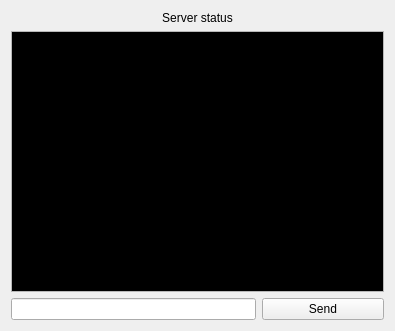
<?xml version="1.0" encoding="UTF-8"?>
<ui version="4.0">
 <class>Widget</class>
 <widget class="QWidget" name="Widget">
  <property name="geometry">
   <rect>
    <x>0</x>
    <y>0</y>
    <width>395</width>
    <height>331</height>
   </rect>
  </property>
  <property name="windowTitle">
   <string>[LoEWCT] Server</string>
  </property>
  <property name="windowIcon">
   <iconset resource="resources.qrc">
    <normaloff>:/btnIcons/icons/server.png</normaloff>:/btnIcons/icons/server.png</iconset>
  </property>
  <layout class="QGridLayout" name="gridLayout">
   <item row="0" column="0" colspan="3">
    <widget class="QLabel" name="status">
     <property name="text">
      <string>Server status</string>
     </property>
     <property name="alignment">
      <set>Qt::AlignCenter</set>
     </property>
    </widget>
   </item>
   <item row="1" column="0" colspan="3">
    <widget class="QPlainTextEdit" name="log">
     <property name="sizePolicy">
      <sizepolicy hsizetype="Expanding" vsizetype="Expanding">
       <horstretch>0</horstretch>
       <verstretch>0</verstretch>
      </sizepolicy>
     </property>
     <property name="palette">
      <palette>
       <active>
        <colorrole role="Text">
         <brush brushstyle="SolidPattern">
          <color alpha="255">
           <red>255</red>
           <green>255</green>
           <blue>255</blue>
          </color>
         </brush>
        </colorrole>
        <colorrole role="BrightText">
         <brush brushstyle="SolidPattern">
          <color alpha="255">
           <red>255</red>
           <green>255</green>
           <blue>255</blue>
          </color>
         </brush>
        </colorrole>
        <colorrole role="Base">
         <brush brushstyle="SolidPattern">
          <color alpha="255">
           <red>0</red>
           <green>0</green>
           <blue>0</blue>
          </color>
         </brush>
        </colorrole>
        <colorrole role="HighlightedText">
         <brush brushstyle="SolidPattern">
          <color alpha="255">
           <red>255</red>
           <green>255</green>
           <blue>255</blue>
          </color>
         </brush>
        </colorrole>
       </active>
       <inactive>
        <colorrole role="Text">
         <brush brushstyle="SolidPattern">
          <color alpha="255">
           <red>255</red>
           <green>255</green>
           <blue>255</blue>
          </color>
         </brush>
        </colorrole>
        <colorrole role="BrightText">
         <brush brushstyle="SolidPattern">
          <color alpha="255">
           <red>255</red>
           <green>255</green>
           <blue>255</blue>
          </color>
         </brush>
        </colorrole>
        <colorrole role="Base">
         <brush brushstyle="SolidPattern">
          <color alpha="255">
           <red>0</red>
           <green>0</green>
           <blue>0</blue>
          </color>
         </brush>
        </colorrole>
        <colorrole role="HighlightedText">
         <brush brushstyle="SolidPattern">
          <color alpha="255">
           <red>255</red>
           <green>255</green>
           <blue>255</blue>
          </color>
         </brush>
        </colorrole>
       </inactive>
       <disabled>
        <colorrole role="Text">
         <brush brushstyle="SolidPattern">
          <color alpha="255">
           <red>120</red>
           <green>120</green>
           <blue>120</blue>
          </color>
         </brush>
        </colorrole>
        <colorrole role="BrightText">
         <brush brushstyle="SolidPattern">
          <color alpha="255">
           <red>255</red>
           <green>255</green>
           <blue>255</blue>
          </color>
         </brush>
        </colorrole>
        <colorrole role="Base">
         <brush brushstyle="SolidPattern">
          <color alpha="255">
           <red>240</red>
           <green>240</green>
           <blue>240</blue>
          </color>
         </brush>
        </colorrole>
        <colorrole role="HighlightedText">
         <brush brushstyle="SolidPattern">
          <color alpha="255">
           <red>255</red>
           <green>255</green>
           <blue>255</blue>
          </color>
         </brush>
        </colorrole>
       </disabled>
      </palette>
     </property>
     <property name="layoutDirection">
      <enum>Qt::LeftToRight</enum>
     </property>
     <property name="autoFillBackground">
      <bool>false</bool>
     </property>
     <property name="readOnly">
      <bool>true</bool>
     </property>
    </widget>
   </item>
   <item row="2" column="0" colspan="2">
    <widget class="QLineEdit" name="cmdLine"/>
   </item>
   <item row="2" column="2">
    <widget class="QPushButton" name="sendButton">
     <property name="text">
      <string>Send</string>
     </property>
    </widget>
   </item>
  </layout>
 </widget>
 <layoutdefault spacing="6" margin="11"/>
 <resources>
  <include location="resources.qrc"/>
 </resources>
 <connections>
  <connection>
   <sender>cmdLine</sender>
   <signal>returnPressed()</signal>
   <receiver>sendButton</receiver>
   <slot>click()</slot>
   <hints>
    <hint type="sourcelabel">
     <x>168</x>
     <y>319</y>
    </hint>
    <hint type="destinationlabel">
     <x>385</x>
     <y>321</y>
    </hint>
   </hints>
  </connection>
 </connections>
</ui>
